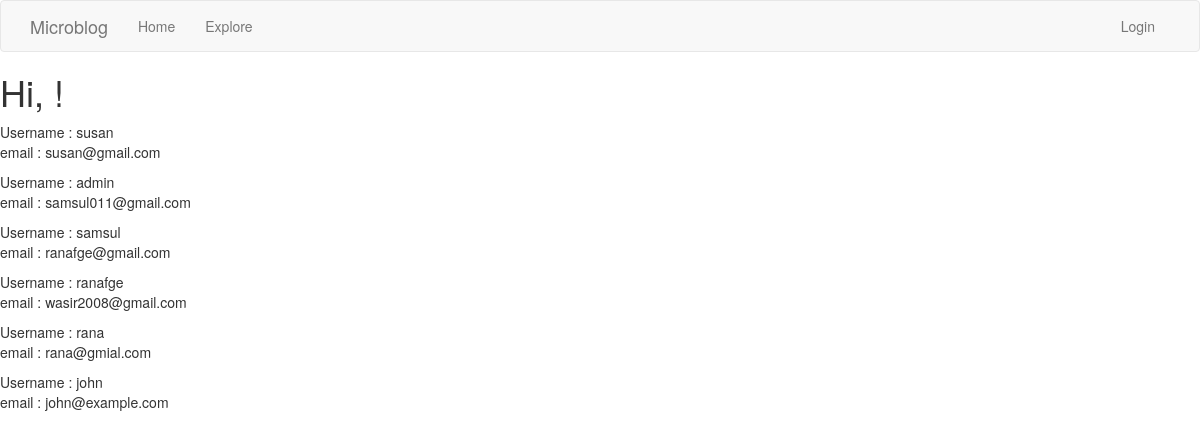
Page /usersprofile on the committed database.
### app/models.py (models this page shows, shortened)
class User(UserMixin, db.Model):
    id = db.Column(db.Integer, primary_key=True)
    username = db.Column(db.String(64), index=True, unique=True)
    email = db.Column(db.String(120), index=True, unique=True)
    password_hash = db.Column(db.String(128))
    posts = db.relationship('Post', backref='author', lazy='dynamic')
    about_me = db.Column(db.String(140))
    last_seen = db.Column(db.DateTime, default=datetime.utcnow)
    followed = db.relationship(
        'User', secondary=followers,
        primaryjoin=(followers.c.follower_id == id),
        secondaryjoin=(followers.c.followed_id == id),
        backref=db.backref('followers', lazy='dynamic'), lazy='dynamic')

### app/main/routes.py (the view)
@bp.route('/usersprofile')
def usersprofile():
    users = User.query.all()
    return render_template('usersprofile.html', users=users, title=_('Users Profile'))

### app/main/routes.py (called while the page is built)
@bp.before_request
def before_request():
    if current_user.is_authenticated:
        current_user.last_seen = datetime.utcnow()
        db.session.commit()
    g.local = str(get_locale())

@bp.before_request
def before_request():
    if current_user.is_authenticated:
        current_user.last_seen = datetime.utcnow()
        db.session.commit()
        g.search_form = SearchForm()
    g.locale = str(get_locale())

### app/templates/usersprofile.html
{% extends "base.html" %}
{% block content %}
 <h1>Hi, {{ current_user.username }}!</h1>
{% for u in users%}
    <div>
    <p>
    Username :  {{u.username}} <br>
    email :   {{u.email}}
    </p>
    </div>
{% endfor %}
{% endblock %}

### rows in the picture
User: username "susan", email "susan@gmail.com"
User: username "admin", email "samsul011@gmail.com"
User: username "samsul", email "ranafge@gmail.com"
User: username "ranafge", email "wasir2008@gmail.com"
User: username "rana", email "rana@gmial.com"
User: username "john", email "john@example.com"
